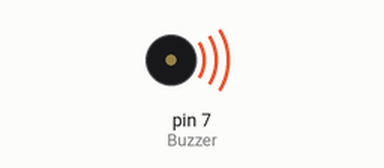
Recording of a program running on a simulated Raspberry Pi (header pin numbers). Parts: buzzer (waves = sounding). At 4.0 s the program stops and its outputs stay as they are.

Above: at 0.1 s.
At 1.1 s:
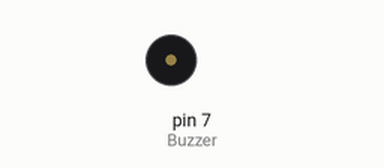
Timing chart, 0 to 2.6 s (numbered marks = the images above):
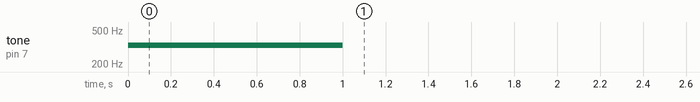

The program:

passiv_buzzer.py
```python
#!/usr/bin/env python

#---------------------------------------------------
#
#	This is a program for Passive Buzzer Module
#		It will play simple songs.
#	You could try to make songs by youselves!
#
#		Passive buzzer 			   Pi
#			VCC ----------------- 3.3V
#			GND ------------------ GND
#			SIG ---------------- Pin 11
#
#---------------------------------------------------

import RPi.GPIO as GPIO
import time

Buzzer = 7

once = False

CL = [0, 131, 147, 165, 175, 196, 211, 248]		# Frequency of Low C notes

CM = [0, 262, 294, 330, 350, 393, 441, 495]		# Frequency of Middle C notes

CH = [0, 525, 589, 661, 700, 786, 882, 990]		# Frequency of High C notes

song_1 = [	CM[3], CM[5], CM[6], CM[3], CM[2], CM[3], CM[5], CM[6], # Notes of song1
            CH[1], CM[6], CM[5], CM[1], CM[3], CM[2], CM[2], CM[3],
            CM[5], CM[2], CM[3], CM[3], CL[6], CL[6], CL[6], CM[1],
            CM[2], CM[3], CM[2], CL[7], CL[6], CM[1], CL[5]	]

beat_1 = [	1, 1, 3, 1, 1, 3, 1, 1, 			# Beats of song 1, 1 means 1/8 beats
            1, 1, 1, 1, 1, 1, 3, 1,
            1, 3, 1, 1, 1, 1, 1, 1,
            1, 2, 1, 1, 1, 1, 1, 1,
            1, 1, 3	]

song_2 = [	CM[1], CM[1], CM[1], CL[5], CM[3], CM[3], CM[3], CM[1],  # Notes of song2
            CM[1], CM[3], CM[5], CM[5], CM[4], CM[3], CM[2], CM[2],
            CM[3], CM[4], CM[4], CM[3], CM[2], CM[3], CM[1], CM[1],
            CM[3], CM[2], CL[5], CL[7], CM[2], CM[1]	]

beat_2 = [	1, 1, 2, 2, 1, 1, 2, 2, 			# Beats of song 2, 1 means 1/8 beats
            1, 1, 2, 2, 1, 1, 3, 1,
            1, 2, 2, 1, 1, 2, 2, 1,
            1, 2, 2, 1, 1, 3 ]

def setup():
    global once

    if not once:
        GPIO.setmode(GPIO.BOARD)		# Numbers GPIOs by physical location
        GPIO.setup(Buzzer, GPIO.OUT)    # Set pins' mode is output
        global Buzz						# Assign a global variable to replace GPIO.PWM
        Buzz = GPIO.PWM(Buzzer, 440)    # 440 is initial frequency.
        once = True

    Buzz.start(50)					# Start Buzzer pin with 50% duty ration

def loop():
    while True:
        print('\n    Playing song 1...')
        for i in range(1, len(song_1)):		# Play song 1
            Buzz.ChangeFrequency(song_1[i])	# Change the frequency along the song note
            time.sleep(beat_1[i] * 0.5)		# delay a note for beat * 0.5s
        time.sleep(1)						# Wait a second for next song.

        print('\n\n    Playing song 2...')
        for i in range(1, len(song_2)):     # Play song 1
            Buzz.ChangeFrequency(song_2[i]) # Change the frequency along the song note
            time.sleep(beat_2[i] * 0.5)     # delay a note for beat * 0.5s


def destory():
    Buzz.stop()					# Stop the buzzer
    GPIO.output(Buzzer, 1)		# Set Buzzer pin to High
    GPIO.cleanup()				# Release resource


def play_number(number):
    setup()
    for i in range(1, number):  # Play song 1
        Buzz.ChangeFrequency(CM[3])  # Change the frequency along the song note
        time.sleep(1)  # delay a note for beat * 0.5s
        Buzz.stop()
    time.sleep(1)

if __name__ == '__main__':		# Program start from here
    setup()
    try:
        play_number(4)
    except KeyboardInterrupt:  	# When 'Ctrl+C' is pressed, the child program destroy() will be  executed.
        destory()
```
